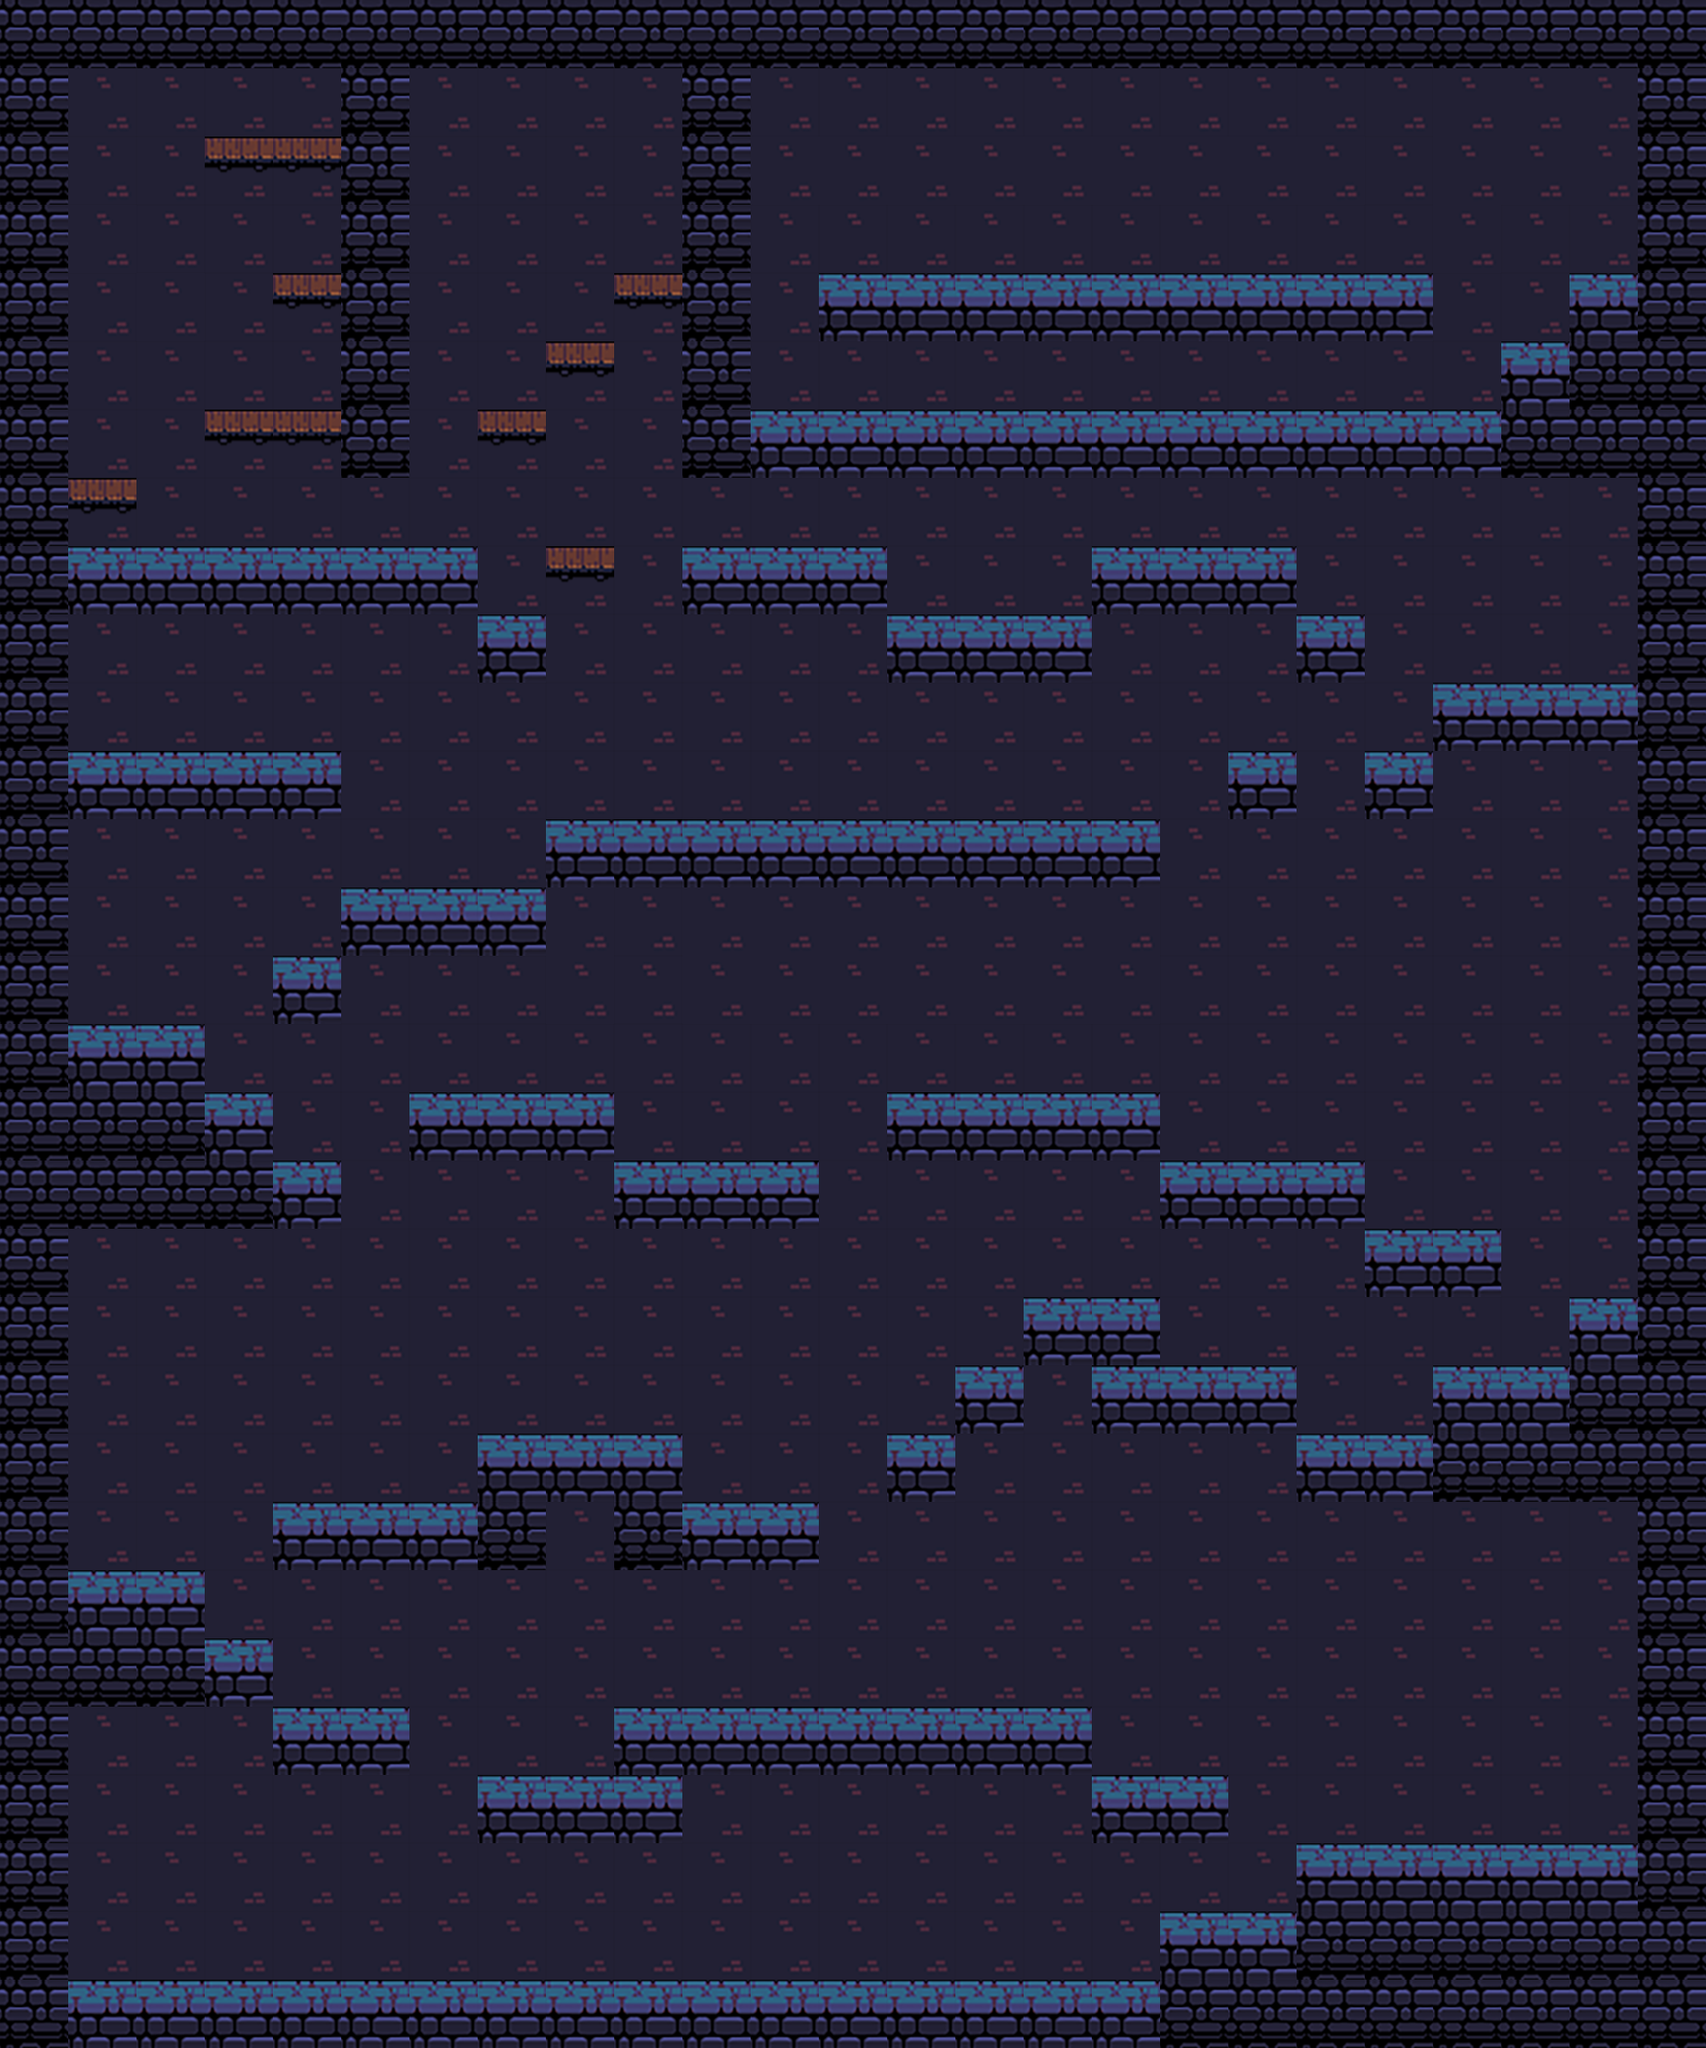

This is a level from a 2D game, rendered from its Tiled map with the project's own tilesets. A one-line summary and the map file follow, with tile-layer data summarised:
An orthogonal 25x30 tile map with 70x70 px tiles, 2 tile layers (background, collision).

<map version="1.0" orientation="orthogonal" renderorder="right-down" width="25" height="30" tilewidth="70" tileheight="70" nextobjectid="1">
 <tileset firstgid="1" name="tiles" tilewidth="70" tileheight="70" tilecount="20" columns="10">
  <image source="../images/tiles.png" trans="e1fcff" width="700" height="140" />
 </tileset>
 <layer name="background" width="25" height="30">
  <data>[750 cells, 750 non-empty, 3 distinct tile ids]</data>
 </layer>
 <layer name="collision" width="25" height="30">
  <data>[750 cells, 286 non-empty, 4 distinct tile ids]</data>
 </layer>
</map>